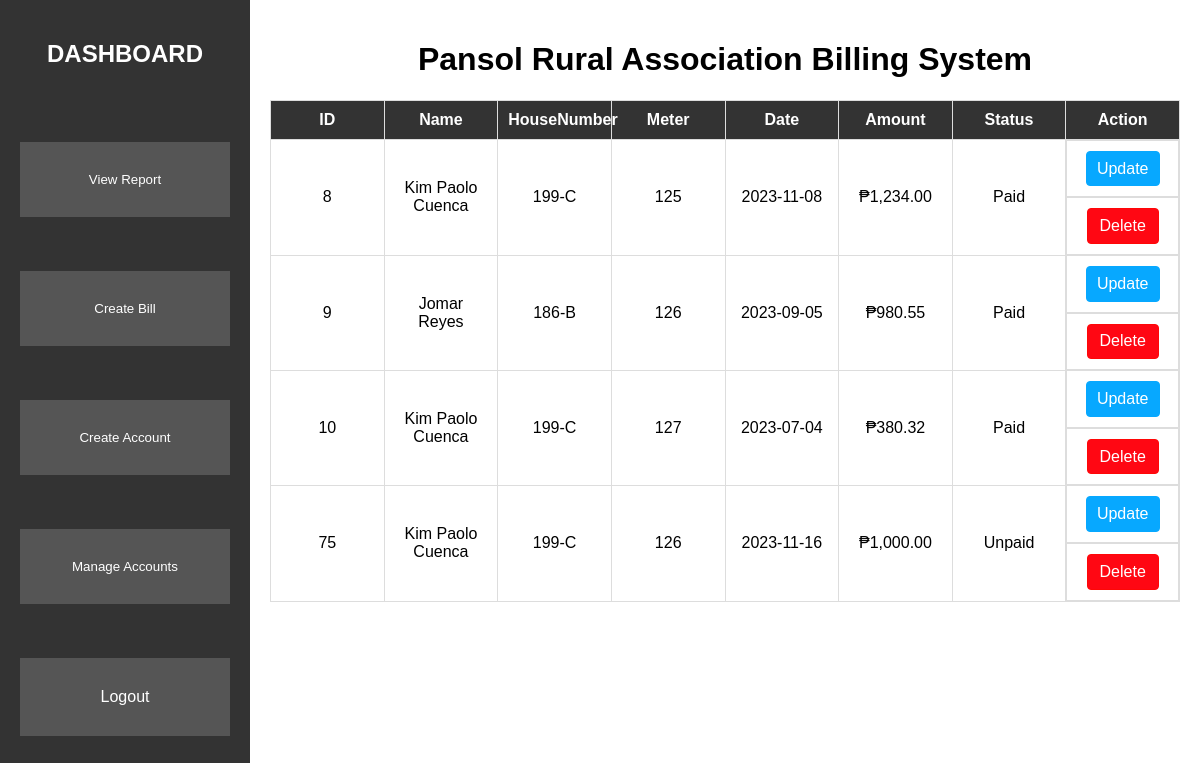
Page /WebSys/Dashboard.php (signed in) on the committed database.
### tables this page shows
CREATE TABLE IF NOT EXISTS `tbl_bill` (
  `BillID` int NOT NULL AUTO_INCREMENT,
  `UserID` int NOT NULL,
  `Date` date NOT NULL,
  `Meter` float NOT NULL,
  `Amount` float NOT NULL,
  `Status` varchar(20) NOT NULL,
  PRIMARY KEY (`BillID`),
  KEY `UserID_fk_Bill` (`UserID`)
);

CREATE TABLE IF NOT EXISTS `tbl_costumer` (
  `UserID` int NOT NULL AUTO_INCREMENT,
  `Name` varchar(100) NOT NULL,
  `HouseNumber` varchar(50) NOT NULL,
  `Sex` varchar(10) NOT NULL,
  `Email` varchar(100) NOT NULL,
  PRIMARY KEY (`UserID`)
);

### WebSys/php/billDisplay.php (called while the page is built, shortened)
<?php
require "./php/dbCon.php";
$sqlQuery = "CALL SP_DisplayBill();";
$result = $conn->query($sqlQuery);
$data = array();
while ($row = $result->fetch_assoc()) {
    $row['Amount'] = '₱' . number_format($row['Amount'], 2);
    $row['Meter'] = number_format($row['Meter']);
    $data[] = array(
        'BillID' => isset($row['BillID']) ? $row['BillID'] : '',
        'Name' => isset($row['Name']) ? $row['Name'] : '',
        'HouseNumber' => isset($row['HouseNumber']) ? $row['HouseNumber'] : '',
        'Meter' => isset($row['Meter']) ? $row['Meter'] : '',
        'Date' => isset($row['Date']) ? $row['Date'] : '',
        'Amount' => isset($row['Amount']) ? $row['Amount'] : '',
        'Status' => isset($row['Status']) ? $row['Status'] : '',
    );
}
?>

### WebSys/Dashboard.php (the view, shortened to what this page needs)
<?php require "./php/authenticateaccount.php" ?>
<!DOCTYPE html>
<html lang="en">
<head>
    <link rel="stylesheet" href="./css/dashboard.css">
    <link rel="stylesheet" href="./css/modal.css">
</head>
<body>
    <div id="sidebar">
        <h2>DASHBOARD</h2><br/><br/><br/>
        <button class='viewReport' id='viewReportButton'>View Report</button><br /><br/><br/>
        <button class='createBill' id='createBillButton'>Create Bill</button><br /><br/><br/>
        <button class='createAccount'>Create Account</button><br /><br/><br/>
        <button class='manageAccounts'>Manage Accounts</button><br /><br/><br/>
        <a href="./php/logoutAdmin.php" class='logout'>Logout</a><br /><br/><br/>
    </div>
    <?php
    require "./php/billDisplay.php";
    ?>
 <div id="content">
    <h1>Pansol Rural Association Billing System</h1>
    <table>
        <thead>
            <tr>
                <th>ID</th>
                <th>Name</th>
                <th>HouseNumber</th>
                <th>Meter</th>
                <th>Date</th>
                <th>Amount</th>
                <th>Status</th>
                <th>Action</th>
            </tr>
        </thead>
        <tbody>
        <?php
            foreach ($data as $row) {
                echo "<tr data-bill-id='" . $row['BillID'] . "' data-name='" . $row['Name'] . "' data-house-number='" .
                $row['HouseNumber'] . "' data-meter='" . $row['Meter'] . "' data-date='" . $row['Date'] . "' data-amount='" .
                $row['Amount'] . "' data-status='" . $row['Status'] . "'>";
                foreach ($row as $value) {
                    echo "<td>$value</td>";
                }
                echo "<td style='text-align: center; display: flex; gap: 4px;'>";
                echo "<button class='update-button btn btn-primary turned-button' data-bill-id='" . $row['BillID'] . "'>Update</button>";
                echo "</td>";
                echo "<td style='text-align: center; display: flex; gap: 4px;'>";
                echo "<button class='delete-button' data-bill-id='" . $row['BillID'] . "'>Delete</button>";
                echo "</td>";
                echo "</tr>";
            }
            ?>
        </tbody>
    </table>
 </div>
</body>
</html>

### WebSys/css/dashboard.css (style rules this page uses)
body { font-family: Arial, sans-serif; margin: 0; padding: 0; display: flex; }
#sidebar { position: fixed; top: 0; left: 0; height: 100vh; width: 250px; background-color: #333; color: white; padding: 20px; box-sizing: border-box; display: flex; flex-direction: column; }
#content { margin-left: 250px; padding: 20px; box-sizing: border-box; }
table { border-collapse: collapse; width: 100%; margin-bottom: 20px; border: 1px solid #ddd; table-layout: fixed; }
h1, h2 { text-align: center; }
th, td { border: 1px solid #ddd; padding: 10px; text-align: center; }
th { background-color: #333; color: white; }
.viewReport, .createBill, .createAccount, .manageAccounts { padding: 30px; background-color: #555; color: white; text-decoration: none; border: none; cursor: pointer; text-align: center; }
.logout { margin-top: auto; padding: 30px; background-color: #555; color: white; text-decoration: none; border: none; cursor: pointer; text-align: center; }

### WebSys/css/modal.css (style rules this page uses)
.btn, .delete-button { display: inline-block; font-weight: 400; text-align: center; white-space: nowrap; vertical-align: middle; -webkit-user-select: none; -moz-user-select: none; -ms-user-select: none; user-select: none; border: 1px solid transparent; padding: .300rem .75rem; font-size: 1rem; line-height: 1.5; border-radius: .25rem; transition: color .15s ease-in-out,background-color .15s ease-in-out,border-color .15s ease-in-out,box-shadow .15s ease-in-out; cursor: pointer; }
.btn-primary { padding: .300rem .65rem; color: #fff; background-color: #07a8ff; border-color: #07a8ff; display: block; margin: 0 auto; }
.delete-button { color: #fff; background-color: rgb(255, 7, 19); border-color: #ff0707; display: block; margin: 0 auto; }
h2 { text-align: center; }

### rows in the picture
tbl_bill: BillID "8", UserID.Name "Kim Paolo Cuenca", UserID.HouseNumber "199-C", Meter "125", Date "2023-11-08", value "₱1,234.00", Status "Paid"
tbl_bill: BillID "9", UserID.Name "Jomar Reyes", UserID.HouseNumber "186-B", Meter "126", Date "2023-09-05", value "₱980.55", Status "Paid"
tbl_bill: BillID "10", UserID.Name "Kim Paolo Cuenca", UserID.HouseNumber "199-C", Meter "127", Date "2023-07-04", value "₱380.32", Status "Paid"
tbl_bill: BillID "75", UserID.Name "Kim Paolo Cuenca", UserID.HouseNumber "199-C", Meter "126", Date "2023-11-16", value "₱1,000.00", Status "Unpaid"
